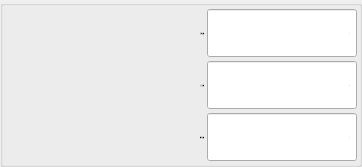
           <widget class="QGroupBox" name="groupBoxPoint">
            <property name="title">
             <string/>
            </property>
            <layout class="QGridLayout" name="gridLayout_6">
             <property name="margin">
              <number>2</number>
             </property>
             <property name="spacing">
              <number>2</number>
             </property>
             <item row="1" column="0">
              <widget class="QLabel" name="labelVerCnt">
               <property name="sizePolicy">
                <sizepolicy hsizetype="Expanding" vsizetype="Fixed">
                 <horstretch>0</horstretch>
                 <verstretch>0</verstretch>
                </sizepolicy>
               </property>
               <property name="minimumSize">
                <size>
                 <width>200</width>
                 <height>50</height>
                </size>
               </property>
               <property name="maximumSize">
                <size>
                 <width>16777215</width>
                 <height>50</height>
                </size>
               </property>
               <property name="font">
                <font>
                 <family>微软雅黑</family>
                 <pointsize>-1</pointsize>
                 <weight>50</weight>
                 <italic>false</italic>
                 <bold>false</bold>
                </font>
               </property>
               <property name="text">
                <string notr="true">上下点数：</string>
               </property>
               <property name="alignment">
                <set>Qt::AlignRight|Qt::AlignTrailing|Qt::AlignVCenter</set>
               </property>
              </widget>
             </item>
             <item row="1" column="1">
              <widget class="xSpinBox" name="BoxVerCnt">
               <property name="sizePolicy">
                <sizepolicy hsizetype="Fixed" vsizetype="Fixed">
                 <horstretch>0</horstretch>
                 <verstretch>0</verstretch>
                </sizepolicy>
               </property>
               <property name="minimumSize">
                <size>
                 <width>150</width>
                 <height>50</height>
                </size>
               </property>
               <property name="maximumSize">
                <size>
                 <width>150</width>
                 <height>50</height>
                </size>
               </property>
               <property name="font">
                <font>
                 <family>微软雅黑</family>
                 <pointsize>-1</pointsize>
                 <weight>50</weight>
                 <italic>false</italic>
                 <bold>false</bold>
                </font>
               </property>
               <property name="focusPolicy">
                <enum>Qt::ClickFocus</enum>
               </property>
               <property name="alignment">
                <set>Qt::AlignRight|Qt::AlignTrailing|Qt::AlignVCenter</set>
               </property>
               <property name="buttonSymbols">
                <enum>QAbstractSpinBox::NoButtons</enum>
               </property>
               <property name="specialValueText">
                <string notr="true"/>
               </property>
               <property name="keyboardTracking">
                <bool>false</bool>
               </property>
               <property name="suffix">
                <string notr="true"/>
               </property>
               <property name="prefix">
                <string notr="true"/>
               </property>
               <property name="minimum">
                <number>1</number>
               </property>
               <property name="maximum">
                <number>60000</number>
               </property>
               <property name="value">
                <number>1</number>
               </property>
               <property name="HasBtn" stdset="0">
                <bool>true</bool>
               </property>
              </widget>
             </item>
             <item row="2" column="0">
              <widget class="QLabel" name="labelTrvCnt">
               <property name="sizePolicy">
                <sizepolicy hsizetype="Expanding" vsizetype="Fixed">
                 <horstretch>0</horstretch>
                 <verstretch>0</verstretch>
                </sizepolicy>
               </property>
               <property name="minimumSize">
                <size>
                 <width>200</width>
                 <height>50</height>
                </size>
               </property>
               <property name="maximumSize">
                <size>
                 <width>16777215</width>
                 <height>50</height>
                </size>
               </property>
               <property name="font">
                <font>
                 <family>微软雅黑</family>
                 <pointsize>-1</pointsize>
                 <weight>50</weight>
                 <italic>false</italic>
                 <bold>false</bold>
                </font>
               </property>
               <property name="text">
                <string notr="true">横行点数：</string>
               </property>
               <property name="alignment">
                <set>Qt::AlignRight|Qt::AlignTrailing|Qt::AlignVCenter</set>
               </property>
              </widget>
             </item>
             <item row="2" column="1">
              <widget class="xSpinBox" name="BoxTrvCnt">
               <property name="sizePolicy">
                <sizepolicy hsizetype="Fixed" vsizetype="Fixed">
                 <horstretch>0</horstretch>
                 <verstretch>0</verstretch>
                </sizepolicy>
               </property>
               <property name="minimumSize">
                <size>
                 <width>150</width>
                 <height>50</height>
                </size>
               </property>
               <property name="maximumSize">
                <size>
                 <width>150</width>
                 <height>50</height>
                </size>
               </property>
               <property name="font">
                <font>
                 <family>微软雅黑</family>
                 <pointsize>-1</pointsize>
                 <weight>50</weight>
                 <italic>false</italic>
                 <bold>false</bold>
                </font>
               </property>
               <property name="focusPolicy">
                <enum>Qt::ClickFocus</enum>
               </property>
               <property name="alignment">
                <set>Qt::AlignRight|Qt::AlignTrailing|Qt::AlignVCenter</set>
               </property>
               <property name="buttonSymbols">
                <enum>QAbstractSpinBox::NoButtons</enum>
               </property>
               <property name="specialValueText">
                <string notr="true"/>
               </property>
               <property name="keyboardTracking">
                <bool>false</bool>
               </property>
               <property name="suffix">
                <string notr="true"/>
               </property>
               <property name="prefix">
                <string notr="true"/>
               </property>
               <property name="minimum">
                <number>1</number>
               </property>
               <property name="maximum">
                <number>60000</number>
               </property>
               <property name="value">
                <number>1</number>
               </property>
               <property name="HasBtn" stdset="0">
                <bool>true</bool>
               </property>
              </widget>
             </item>
             <item row="0" column="0">
              <widget class="QLabel" name="labelHorCnt">
               <property name="sizePolicy">
                <sizepolicy hsizetype="Expanding" vsizetype="Fixed">
                 <horstretch>0</horstretch>
                 <verstretch>0</verstretch>
                </sizepolicy>
               </property>
               <property name="minimumSize">
                <size>
                 <width>200</width>
                 <height>50</height>
                </size>
               </property>
               <property name="maximumSize">
                <size>
                 <width>16777215</width>
                 <height>50</height>
                </size>
               </property>
               <property name="font">
                <font>
                 <family>微软雅黑</family>
                 <pointsize>-1</pointsize>
                 <weight>50</weight>
                 <italic>false</italic>
                 <bold>false</bold>
                </font>
               </property>
               <property name="text">
                <string notr="true">引拔点数：</string>
               </property>
               <property name="alignment">
                <set>Qt::AlignRight|Qt::AlignTrailing|Qt::AlignVCenter</set>
               </property>
              </widget>
             </item>
             <item row="0" column="1">
              <widget class="xSpinBox" name="BoxHorCnt">
               <property name="enabled">
                <bool>true</bool>
               </property>
               <property name="sizePolicy">
                <sizepolicy hsizetype="Fixed" vsizetype="Fixed">
                 <horstretch>0</horstretch>
                 <verstretch>0</verstretch>
                </sizepolicy>
               </property>
               <property name="minimumSize">
                <size>
                 <width>150</width>
                 <height>50</height>
                </size>
               </property>
               <property name="maximumSize">
                <size>
                 <width>150</width>
                 <height>50</height>
                </size>
               </property>
               <property name="font">
                <font>
                 <family>微软雅黑</family>
                 <pointsize>-1</pointsize>
                 <weight>50</weight>
                 <italic>false</italic>
                 <bold>false</bold>
                </font>
               </property>
               <property name="focusPolicy">
                <enum>Qt::ClickFocus</enum>
               </property>
               <property name="alignment">
                <set>Qt::AlignRight|Qt::AlignTrailing|Qt::AlignVCenter</set>
               </property>
               <property name="buttonSymbols">
                <enum>QAbstractSpinBox::NoButtons</enum>
               </property>
               <property name="specialValueText">
                <string notr="true"/>
               </property>
               <property name="keyboardTracking">
                <bool>false</bool>
               </property>
               <property name="suffix">
                <string notr="true"/>
               </property>
               <property name="prefix">
                <string notr="true"/>
               </property>
               <property name="minimum">
                <number>1</number>
               </property>
               <property name="maximum">
                <number>60000</number>
               </property>
               <property name="value">
                <number>1</number>
               </property>
               <property name="HasBtn" stdset="0">
                <bool>true</bool>
               </property>
              </widget>
             </item>
            </layout>
           </widget>
